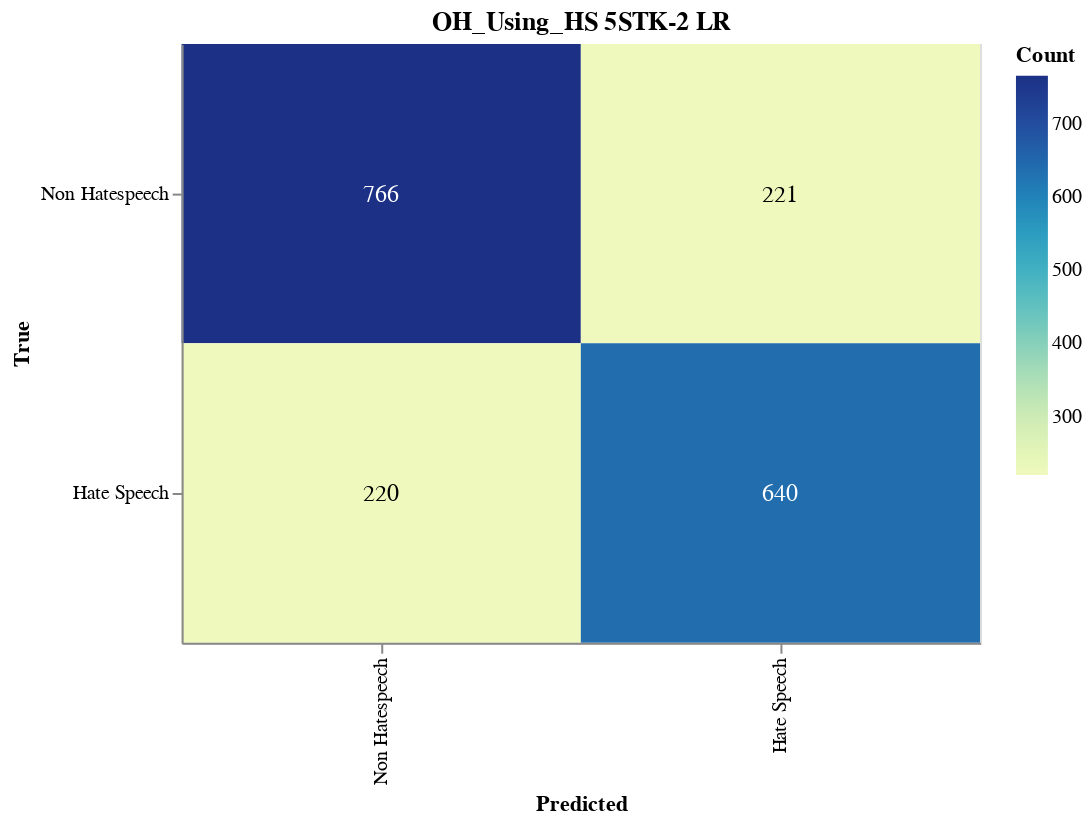

The notebook cell saved with this chart:
### Markdown cell above
#### Save CM

### Code cell
import altair as alt
import altair_saver
import pandas as pd
from sklearn.metrics import confusion_matrix

# Calculate the confusion matrix
cm = confusion_matrix(y_val, adjusted_predictions)

# Define class names
class_names = ['Non Hatespeech', 'Hate Speech']

# Convert confusion matrix to DataFrame
cm_df = pd.DataFrame(cm, index=class_names, columns=class_names).reset_index().melt(id_vars='index')
cm_df.columns = ['True', 'Predicted', 'Count']

# Ensure the order of categories
cm_df['True'] = pd.Categorical(cm_df['True'], categories=class_names, ordered=True)
cm_df['Predicted'] = pd.Categorical(cm_df['Predicted'], categories=class_names, ordered=True)

# Create the Altair plot
heatmap = alt.Chart(cm_df).mark_rect().encode(
    x=alt.X('Predicted:O', sort=class_names),
    y=alt.Y('True:O', sort=class_names),
    color='Count:Q',
    tooltip=['True', 'Predicted', 'Count']
).properties(
    width=400,
    height=300,
    title='OH_Using_HS 5STK-2 LR'
)

# Add text labels
text = heatmap.mark_text(
    align='center',
    baseline='middle',
    fontSize=12
).encode(
    text='Count:Q',
    color=alt.condition(
        alt.datum.Count > cm.max() / 2,
        alt.value('white'),
        alt.value('black')
    )
)

# Combine heatmap and text
final_chart = heatmap + text

# Display the plot
final_chart.show()

### Figure 1 — Vega-Lite specification as saved in the notebook (floating-point values rounded to 4 significant figures)
{"config": {"view": {"continuousWidth": 300, "continuousHeight": 300}}, "layer": [{"mark": {"type": "rect"}, "encoding": {"color": {"field": "Count", "type": "quantitative"}, "tooltip": [{"field": "True", "type": "ordinal"}, {"field": "Predicted", "type": "ordinal"}, {"field": "Count", "type": "quantitative"}], "x": {"field": "Predicted", "sort": ["Non Hatespeech", "Hate Speech"], "type": "ordinal"}, "y": {"field": "True", "sort": ["Non Hatespeech", "Hate Speech"], "type": "ordinal"}}, "title": "OH_Using_HS 5STK-2 LR"}, {"mark": {"type": "text", "align": "center", "baseline": "middle", "fontSize": 12}, "encoding": {"color": {"condition": {"test": "(datum.Count > 383.0)", "value": "white"}, "value": "black"}, "text": {"field": "Count", "type": "quantitative"}, "tooltip": [{"field": "True", "type": "ordinal"}, {"field": "Predicted", "type": "ordinal"}, {"field": "Count", "type": "quantitative"}], "x": {"field": "Predicted", "sort": ["Non Hatespeech", "Hate Speech"], "type": "ordinal"}, "y": {"field": "True", "sort": ["Non Hatespeech", "Hate Speech"], "type": "ordinal"}}, "title": "OH_Using_HS 5STK-2 LR"}], "data": {"name": "data-52f490fc6edb2dbb7b5e6a1d3929049e"}, "height": 300, "width": 400, "$schema": "https://vega.github.io/schema/vega-lite/v5.17.0.json", "datasets": {"data-52f490fc6edb2dbb7b5e6a1d3929049e": [{"True": "Non Hatespeech", "Predicted": "Non Hatespeech", "Count": 766}, {"True": "Hate Speech", "Predicted": "Non Hatespeech", "Count": 220}, {"True": "Non Hatespeech", "Predicted": "Hate Speech", "Count": 221}, {"True": "Hate Speech", "Predicted": "Hate Speech", "Count": 640}]}}
